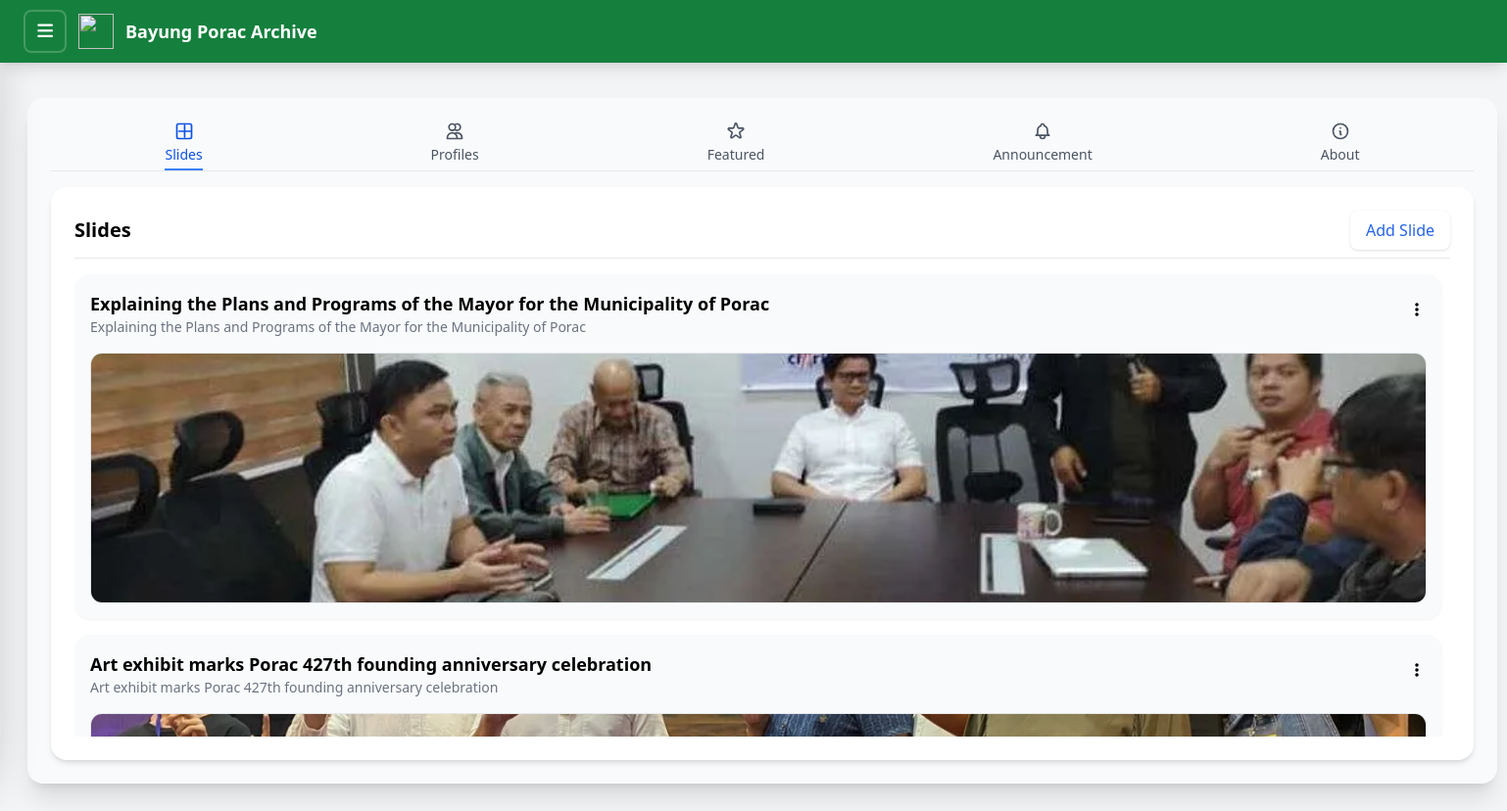
The app's page /system-administrator/homepage_management.php (signed in) with its own data.
### tables this page shows
CREATE TABLE `homepage_slides` (
  `slide_id` int(11) NOT NULL,
  `image` varchar(255) DEFAULT NULL,
  `caption` varchar(255) DEFAULT NULL,
  `description` text DEFAULT NULL,
  `status` enum('Active','Inactive') DEFAULT 'Active'
);

### system-administrator/homepage_management.php (the view, shortened to what this page needs)
<!DOCTYPE html>
<html lang="en">
<?php
require_once("../include/connection.php");
$slides = mysqli_query($conn,"SELECT * FROM homepage_slides ORDER BY slide_id DESC");
?>
<head>
<script src="https://cdn.tailwindcss.com"></script>
<link rel="stylesheet" href="https://cdnjs.cloudflare.com/ajax/libs/font-awesome/5.15.4/css/all.min.css"/>
<link rel="stylesheet" href="https://cdnjs.cloudflare.com/ajax/libs/font-awesome/6.5.0/css/all.min.css">
</head>
<body class="bg-gray-100">
<nav class="fixed top-0 w-full bg-green-700 shadow-lg z-50">
  <div class="flex justify-between items-center h-16 px-4 sm:px-6">
    <div class="flex items-center space-x-3 min-w-0">
      <button id="sidebarToggle"
  class="bg-transparent p-2.5 w-11 h-11 flex items-center justify-center border-2 border-white/20 rounded-lg z-50">
  <i id="toggleIcon" class="fas fa-bars text-white text-lg"></i>
</button>
      <div class="flex items-center space-x-3 min-w-0 flex-1">
        <img src="js/img/municipalLogo.png" class="w-9 h-9 object-contain">
        <h1 class="text-white font-semibold text-base sm:text-lg truncate">
          Bayung Porac Archive
        </h1>
      </div>
    </div>
  </div>
</nav>
<div class="mt-24 px-6 flex gap-6">
<div class="w-3/4 p-1 h-[calc(100vh-2rem)]">
  <div class="p-6 bg-gray-50 rounded-2xl shadow-xl flex flex-col
            w-full md:w-[1500px] h-[700px] mx-auto">
<div class="hidden md:flex justify-around border-b border-gray-200 mb-4">
  <button id="tab-slides" class="tab-btn flex flex-col items-center pb-1 text-gray-600 text-sm font-medium border-b-2 border-transparent hover:text-gray-900 hover:border-blue-500 transition-all duration-200"
        onclick="activateTab('slides')">
  <svg xmlns="http://www.w3.org/2000/svg" class="h-5 w-5 mb-1" fill="none" viewBox="0 0 24 24" stroke="currentColor">
    <path stroke-linecap="round" stroke-linejoin="round" stroke-width="2" d="M21 19V5a2 2 0 00-2-2H5a2 2 0 00-2 2v14a2 2 0 002 2h14a2 2 0 002-2zM12.5 5v14m-7-7h14" />
  </svg>
  Slides
</button>
  <button id="tab-profiles" class="tab-btn flex flex-col items-center pb-1 text-gray-600 text-sm font-medium border-b-2 border-transparent hover:text-gray-900 hover:border-blue-500 transition-all duration-200"
          onclick="activateTab('profiles')">
    <svg xmlns="http://www.w3.org/2000/svg" class="h-5 w-5 mb-1" fill="none" viewBox="0 0 24 24" stroke="currentColor">
      <path stroke-linecap="round" stroke-linejoin="round" stroke-width="2" d="M12 4.354a4 4 0 110 5.292M15 21H3v-1a6 6 0 0112 0v1zm0 0h6v-1a6 6 0 00-9-5.197M13 7a4 4 0 11-8 0 4 4 0 018 0z" />
    </svg>
    Profiles
  </button>
  <button id="tab-featured" class="tab-btn flex flex-col items-center pb-1 text-gray-600 text-sm font-medium border-b-2 border-transparent hover:text-gray-900 hover:border-blue-500 transition-all duration-200"
        onclick="activateTab('featured')">
  Featured
</button>
  <button id="tab-events" class="tab-btn flex flex-col items-center pb-1 text-gray-600 text-sm font-medium border-b-2 border-transparent hover:text-gray-900 hover:border-blue-500 transition-all duration-200"
          onclick="activateTab('events')">
    Announcement
  </button>
  <button id="tab-about" class="tab-btn flex flex-col items-center pb-1 text-gray-600 text-sm font-medium border-b-2 border-transparent hover:text-gray-900 hover:border-blue-500 transition-all duration-200"
          onclick="activateTab('about')">
    <svg xmlns="http://www.w3.org/2000/svg" class="h-5 w-5 mb-1" fill="none" viewBox="0 0 24 24" stroke="currentColor">
      <path stroke-linecap="round" stroke-linejoin="round" stroke-width="2" d="M13 16h-1v-4h-1m1-4h.01M21 12a9 9 0 11-18 0 9 9 0 0118 0z" />
    </svg>
    About
  </button>
</div>
<div id="slides" class="tab-content bg-white p-4 sm:p-6 rounded-2xl shadow-md flex flex-col h-[600px] overflow-hidden">
  <div class="flex justify-between items-center mb-4 border-b pb-2">
    <h2 class="font-semibold text-xl">Slides</h2>
    <button onclick="openComposer()"
      class="bg-white text-blue-600 px-4 py-2 rounded-lg hover:bg-blue-700 hover:text-white transition shadow">
      Add Slide
    </button>
  </div>
  <div class="flex-1 overflow-y-auto flex flex-col gap-4 pr-2">
    <?php while($row = mysqli_fetch_assoc($slides)) { ?>
      <div class="bg-gray-50 p-4 rounded-2xl shadow-sm hover:shadow-md transition-all flex flex-col gap-2 relative">
        <div class="flex justify-between items-start">
          <div class="flex-1 min-w-0">
            <p class="font-semibold text-lg"><?php echo $row['caption']; ?></p>
            <p class="text-gray-500 text-sm"
               data-full="<?php echo htmlspecialchars($row['description']); ?>">
              <?php
                $desc = $row['description'];
                if(strlen($desc) > 100){
                  echo htmlspecialchars(substr($desc,0,100)) . '... ';
                  echo '<span class="text-blue-600 cursor-pointer" onclick="toggleDescription(this)">See more</span>';
                } else {
                  echo htmlspecialchars($desc);
                }
              ?>
            </p>
          </div>
          <div class="ml-2 relative">
            <button onclick="toggleSlideMenu(<?php echo $row['slide_id']; ?>)"
                    class="p-2 rounded-lg hover:bg-gray-200">
              <i class="fas fa-ellipsis-v"></i>
            </button>
          </div>
        </div>
        <img src="../uploads/slides/<?php echo $row['image']; ?>"
             class="w-full h-64 object-cover rounded-xl border mt-2">
      </div>
    <?php } ?>
  </div>
</div>
</body>
</html>

### system-administrator/homepage_management.php (style rules this page uses)
.tab-btn.active, .tab-btn.text-gray-900 { color: #0c52e8 !important; }
.tab-btn.active svg, .tab-btn.text-gray-900 svg { stroke: currentColor !important; }

### records on screen
homepage_slides: caption "Explaining the Plans and Programs of the Mayor for the Municipality of Porac", description "Explaining the Plans and Programs of the Mayor for the Municipality of Porac", image (picture)
homepage_slides: caption "Art exhibit marks Porac 427th founding anniversary celebration", description "Art exhibit marks Porac 427th founding anniversary celebration", image (picture)
